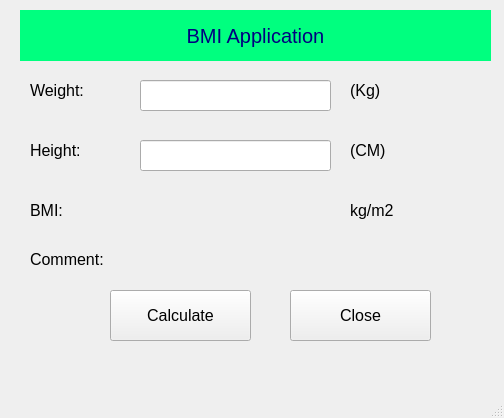
<?xml version="1.0" encoding="UTF-8"?>
<ui version="4.0">
 <class>MainWindow</class>
 <widget class="QMainWindow" name="MainWindow">
  <property name="geometry">
   <rect>
    <x>0</x>
    <y>0</y>
    <width>504</width>
    <height>418</height>
   </rect>
  </property>
  <property name="windowTitle">
   <string>Vinh Ho</string>
  </property>
  <widget class="QWidget" name="centralwidget">
   <widget class="QLabel" name="label">
    <property name="geometry">
     <rect>
      <x>20</x>
      <y>10</y>
      <width>471</width>
      <height>51</height>
     </rect>
    </property>
    <property name="font">
     <font>
      <pointsize>15</pointsize>
     </font>
    </property>
    <property name="styleSheet">
     <string notr="true">background-color: rgb(0, 255, 127);
color: rgb(0, 0, 127);</string>
    </property>
    <property name="text">
     <string>BMI Application</string>
    </property>
    <property name="alignment">
     <set>Qt::AlignCenter</set>
    </property>
   </widget>
   <widget class="QLabel" name="label_2">
    <property name="geometry">
     <rect>
      <x>30</x>
      <y>70</y>
      <width>81</width>
      <height>41</height>
     </rect>
    </property>
    <property name="font">
     <font>
      <pointsize>12</pointsize>
     </font>
    </property>
    <property name="text">
     <string>Weight:</string>
    </property>
   </widget>
   <widget class="QLineEdit" name="lineEditWeight">
    <property name="geometry">
     <rect>
      <x>140</x>
      <y>80</y>
      <width>191</width>
      <height>31</height>
     </rect>
    </property>
    <property name="font">
     <font>
      <pointsize>12</pointsize>
     </font>
    </property>
    <property name="text">
     <string/>
    </property>
   </widget>
   <widget class="QLabel" name="label_3">
    <property name="geometry">
     <rect>
      <x>350</x>
      <y>70</y>
      <width>81</width>
      <height>41</height>
     </rect>
    </property>
    <property name="font">
     <font>
      <pointsize>12</pointsize>
     </font>
    </property>
    <property name="text">
     <string>(Kg)</string>
    </property>
   </widget>
   <widget class="QLabel" name="label_4">
    <property name="geometry">
     <rect>
      <x>350</x>
      <y>130</y>
      <width>81</width>
      <height>41</height>
     </rect>
    </property>
    <property name="font">
     <font>
      <pointsize>12</pointsize>
     </font>
    </property>
    <property name="text">
     <string>(CM)</string>
    </property>
   </widget>
   <widget class="QLineEdit" name="lineEditHeight">
    <property name="geometry">
     <rect>
      <x>140</x>
      <y>140</y>
      <width>191</width>
      <height>31</height>
     </rect>
    </property>
    <property name="font">
     <font>
      <pointsize>12</pointsize>
     </font>
    </property>
    <property name="text">
     <string/>
    </property>
   </widget>
   <widget class="QLabel" name="label_5">
    <property name="geometry">
     <rect>
      <x>30</x>
      <y>130</y>
      <width>81</width>
      <height>41</height>
     </rect>
    </property>
    <property name="font">
     <font>
      <pointsize>12</pointsize>
     </font>
    </property>
    <property name="text">
     <string>Height:</string>
    </property>
   </widget>
   <widget class="QPushButton" name="pushButtonCalculate">
    <property name="geometry">
     <rect>
      <x>110</x>
      <y>290</y>
      <width>141</width>
      <height>51</height>
     </rect>
    </property>
    <property name="font">
     <font>
      <pointsize>12</pointsize>
     </font>
    </property>
    <property name="text">
     <string>Calculate</string>
    </property>
    <property name="icon">
     <iconset>
      <normaloff>images/ic_calculate.png</normaloff>images/ic_calculate.png</iconset>
    </property>
    <property name="iconSize">
     <size>
      <width>32</width>
      <height>32</height>
     </size>
    </property>
   </widget>
   <widget class="QPushButton" name="pushButtonClose">
    <property name="geometry">
     <rect>
      <x>290</x>
      <y>290</y>
      <width>141</width>
      <height>51</height>
     </rect>
    </property>
    <property name="font">
     <font>
      <pointsize>12</pointsize>
     </font>
    </property>
    <property name="text">
     <string>Close</string>
    </property>
    <property name="icon">
     <iconset>
      <normaloff>images/ic_close.png</normaloff>images/ic_close.png</iconset>
    </property>
    <property name="iconSize">
     <size>
      <width>32</width>
      <height>32</height>
     </size>
    </property>
   </widget>
   <widget class="QLabel" name="label_6">
    <property name="geometry">
     <rect>
      <x>30</x>
      <y>190</y>
      <width>81</width>
      <height>41</height>
     </rect>
    </property>
    <property name="font">
     <font>
      <pointsize>12</pointsize>
     </font>
    </property>
    <property name="text">
     <string>BMI:</string>
    </property>
   </widget>
   <widget class="QLabel" name="label_7">
    <property name="geometry">
     <rect>
      <x>30</x>
      <y>239</y>
      <width>91</width>
      <height>41</height>
     </rect>
    </property>
    <property name="font">
     <font>
      <pointsize>12</pointsize>
     </font>
    </property>
    <property name="text">
     <string>Comment:</string>
    </property>
   </widget>
   <widget class="QLabel" name="labelComment">
    <property name="geometry">
     <rect>
      <x>140</x>
      <y>240</y>
      <width>281</width>
      <height>41</height>
     </rect>
    </property>
    <property name="palette">
     <palette>
      <active>
       <colorrole role="WindowText">
        <brush brushstyle="SolidPattern">
         <color alpha="255">
          <red>255</red>
          <green>0</green>
          <blue>0</blue>
         </color>
        </brush>
       </colorrole>
       <colorrole role="Button">
        <brush brushstyle="SolidPattern">
         <color alpha="255">
          <red>255</red>
          <green>0</green>
          <blue>0</blue>
         </color>
        </brush>
       </colorrole>
       <colorrole role="Light">
        <brush brushstyle="SolidPattern">
         <color alpha="255">
          <red>255</red>
          <green>127</green>
          <blue>127</blue>
         </color>
        </brush>
       </colorrole>
       <colorrole role="Midlight">
        <brush brushstyle="SolidPattern">
         <color alpha="255">
          <red>255</red>
          <green>63</green>
          <blue>63</blue>
         </color>
        </brush>
       </colorrole>
       <colorrole role="Dark">
        <brush brushstyle="SolidPattern">
         <color alpha="255">
          <red>127</red>
          <green>0</green>
          <blue>0</blue>
         </color>
        </brush>
       </colorrole>
       <colorrole role="Mid">
        <brush brushstyle="SolidPattern">
         <color alpha="255">
          <red>170</red>
          <green>0</green>
          <blue>0</blue>
         </color>
        </brush>
       </colorrole>
       <colorrole role="Text">
        <brush brushstyle="SolidPattern">
         <color alpha="255">
          <red>255</red>
          <green>0</green>
          <blue>0</blue>
         </color>
        </brush>
       </colorrole>
       <colorrole role="BrightText">
        <brush brushstyle="SolidPattern">
         <color alpha="255">
          <red>255</red>
          <green>255</green>
          <blue>255</blue>
         </color>
        </brush>
       </colorrole>
       <colorrole role="ButtonText">
        <brush brushstyle="SolidPattern">
         <color alpha="255">
          <red>255</red>
          <green>0</green>
          <blue>0</blue>
         </color>
        </brush>
       </colorrole>
       <colorrole role="Base">
        <brush brushstyle="SolidPattern">
         <color alpha="255">
          <red>255</red>
          <green>255</green>
          <blue>255</blue>
         </color>
        </brush>
       </colorrole>
       <colorrole role="Window">
        <brush brushstyle="SolidPattern">
         <color alpha="255">
          <red>255</red>
          <green>0</green>
          <blue>0</blue>
         </color>
        </brush>
       </colorrole>
       <colorrole role="Shadow">
        <brush brushstyle="SolidPattern">
         <color alpha="255">
          <red>0</red>
          <green>0</green>
          <blue>0</blue>
         </color>
        </brush>
       </colorrole>
       <colorrole role="AlternateBase">
        <brush brushstyle="SolidPattern">
         <color alpha="255">
          <red>255</red>
          <green>127</green>
          <blue>127</blue>
         </color>
        </brush>
       </colorrole>
       <colorrole role="ToolTipBase">
        <brush brushstyle="SolidPattern">
         <color alpha="255">
          <red>255</red>
          <green>255</green>
          <blue>220</blue>
         </color>
        </brush>
       </colorrole>
       <colorrole role="ToolTipText">
        <brush brushstyle="SolidPattern">
         <color alpha="255">
          <red>0</red>
          <green>0</green>
          <blue>0</blue>
         </color>
        </brush>
       </colorrole>
      </active>
      <inactive>
       <colorrole role="WindowText">
        <brush brushstyle="SolidPattern">
         <color alpha="255">
          <red>255</red>
          <green>0</green>
          <blue>0</blue>
         </color>
        </brush>
       </colorrole>
       <colorrole role="Button">
        <brush brushstyle="SolidPattern">
         <color alpha="255">
          <red>255</red>
          <green>0</green>
          <blue>0</blue>
         </color>
        </brush>
       </colorrole>
       <colorrole role="Light">
        <brush brushstyle="SolidPattern">
         <color alpha="255">
          <red>255</red>
          <green>127</green>
          <blue>127</blue>
         </color>
        </brush>
       </colorrole>
       <colorrole role="Midlight">
        <brush brushstyle="SolidPattern">
         <color alpha="255">
          <red>255</red>
          <green>63</green>
          <blue>63</blue>
         </color>
        </brush>
       </colorrole>
       <colorrole role="Dark">
        <brush brushstyle="SolidPattern">
         <color alpha="255">
          <red>127</red>
          <green>0</green>
          <blue>0</blue>
         </color>
        </brush>
       </colorrole>
       <colorrole role="Mid">
        <brush brushstyle="SolidPattern">
         <color alpha="255">
          <red>170</red>
          <green>0</green>
          <blue>0</blue>
         </color>
        </brush>
       </colorrole>
       <colorrole role="Text">
        <brush brushstyle="SolidPattern">
         <color alpha="255">
          <red>255</red>
          <green>0</green>
          <blue>0</blue>
         </color>
        </brush>
       </colorrole>
       <colorrole role="BrightText">
        <brush brushstyle="SolidPattern">
         <color alpha="255">
          <red>255</red>
          <green>255</green>
          <blue>255</blue>
         </color>
        </brush>
       </colorrole>
       <colorrole role="ButtonText">
        <brush brushstyle="SolidPattern">
         <color alpha="255">
          <red>255</red>
          <green>0</green>
          <blue>0</blue>
         </color>
        </brush>
       </colorrole>
       <colorrole role="Base">
        <brush brushstyle="SolidPattern">
         <color alpha="255">
          <red>255</red>
          <green>255</green>
          <blue>255</blue>
         </color>
        </brush>
       </colorrole>
       <colorrole role="Window">
        <brush brushstyle="SolidPattern">
         <color alpha="255">
          <red>255</red>
          <green>0</green>
          <blue>0</blue>
         </color>
        </brush>
       </colorrole>
       <colorrole role="Shadow">
        <brush brushstyle="SolidPattern">
         <color alpha="255">
          <red>0</red>
          <green>0</green>
          <blue>0</blue>
         </color>
        </brush>
       </colorrole>
       <colorrole role="AlternateBase">
        <brush brushstyle="SolidPattern">
         <color alpha="255">
          <red>255</red>
          <green>127</green>
          <blue>127</blue>
         </color>
        </brush>
       </colorrole>
       <colorrole role="ToolTipBase">
        <brush brushstyle="SolidPattern">
         <color alpha="255">
          <red>255</red>
          <green>255</green>
          <blue>220</blue>
         </color>
        </brush>
       </colorrole>
       <colorrole role="ToolTipText">
        <brush brushstyle="SolidPattern">
         <color alpha="255">
          <red>0</red>
          <green>0</green>
          <blue>0</blue>
         </color>
        </brush>
       </colorrole>
      </inactive>
      <disabled>
       <colorrole role="WindowText">
        <brush brushstyle="SolidPattern">
         <color alpha="255">
          <red>255</red>
          <green>0</green>
          <blue>0</blue>
         </color>
        </brush>
       </colorrole>
       <colorrole role="Button">
        <brush brushstyle="SolidPattern">
         <color alpha="255">
          <red>255</red>
          <green>0</green>
          <blue>0</blue>
         </color>
        </brush>
       </colorrole>
       <colorrole role="Light">
        <brush brushstyle="SolidPattern">
         <color alpha="255">
          <red>255</red>
          <green>127</green>
          <blue>127</blue>
         </color>
        </brush>
       </colorrole>
       <colorrole role="Midlight">
        <brush brushstyle="SolidPattern">
         <color alpha="255">
          <red>255</red>
          <green>63</green>
          <blue>63</blue>
         </color>
        </brush>
       </colorrole>
       <colorrole role="Dark">
        <brush brushstyle="SolidPattern">
         <color alpha="255">
          <red>127</red>
          <green>0</green>
          <blue>0</blue>
         </color>
        </brush>
       </colorrole>
       <colorrole role="Mid">
        <brush brushstyle="SolidPattern">
         <color alpha="255">
          <red>170</red>
          <green>0</green>
          <blue>0</blue>
         </color>
        </brush>
       </colorrole>
       <colorrole role="Text">
        <brush brushstyle="SolidPattern">
         <color alpha="255">
          <red>255</red>
          <green>0</green>
          <blue>0</blue>
         </color>
        </brush>
       </colorrole>
       <colorrole role="BrightText">
        <brush brushstyle="SolidPattern">
         <color alpha="255">
          <red>255</red>
          <green>255</green>
          <blue>255</blue>
         </color>
        </brush>
       </colorrole>
       <colorrole role="ButtonText">
        <brush brushstyle="SolidPattern">
         <color alpha="255">
          <red>255</red>
          <green>0</green>
          <blue>0</blue>
         </color>
        </brush>
       </colorrole>
       <colorrole role="Base">
        <brush brushstyle="SolidPattern">
         <color alpha="255">
          <red>255</red>
          <green>0</green>
          <blue>0</blue>
         </color>
        </brush>
       </colorrole>
       <colorrole role="Window">
        <brush brushstyle="SolidPattern">
         <color alpha="255">
          <red>255</red>
          <green>0</green>
          <blue>0</blue>
         </color>
        </brush>
       </colorrole>
       <colorrole role="Shadow">
        <brush brushstyle="SolidPattern">
         <color alpha="255">
          <red>0</red>
          <green>0</green>
          <blue>0</blue>
         </color>
        </brush>
       </colorrole>
       <colorrole role="AlternateBase">
        <brush brushstyle="SolidPattern">
         <color alpha="255">
          <red>255</red>
          <green>0</green>
          <blue>0</blue>
         </color>
        </brush>
       </colorrole>
       <colorrole role="ToolTipBase">
        <brush brushstyle="SolidPattern">
         <color alpha="255">
          <red>255</red>
          <green>255</green>
          <blue>220</blue>
         </color>
        </brush>
       </colorrole>
       <colorrole role="ToolTipText">
        <brush brushstyle="SolidPattern">
         <color alpha="255">
          <red>0</red>
          <green>0</green>
          <blue>0</blue>
         </color>
        </brush>
       </colorrole>
      </disabled>
     </palette>
    </property>
    <property name="font">
     <font>
      <pointsize>12</pointsize>
     </font>
    </property>
    <property name="styleSheet">
     <string notr="true">color: rgb(255, 0, 0);</string>
    </property>
    <property name="text">
     <string/>
    </property>
   </widget>
   <widget class="QLabel" name="labelBMI">
    <property name="geometry">
     <rect>
      <x>140</x>
      <y>190</y>
      <width>191</width>
      <height>41</height>
     </rect>
    </property>
    <property name="font">
     <font>
      <pointsize>12</pointsize>
     </font>
    </property>
    <property name="styleSheet">
     <string notr="true">color: rgb(0, 0, 255);</string>
    </property>
    <property name="text">
     <string/>
    </property>
   </widget>
   <widget class="QLabel" name="label_10">
    <property name="geometry">
     <rect>
      <x>350</x>
      <y>190</y>
      <width>81</width>
      <height>41</height>
     </rect>
    </property>
    <property name="font">
     <font>
      <pointsize>12</pointsize>
     </font>
    </property>
    <property name="text">
     <string>&lt;!DOCTYPE HTML PUBLIC &quot;-//W3C//DTD HTML 4.0//EN&quot; &quot;http://www.w3.org/TR/REC-html40/strict.dtd&quot;&gt;
&lt;html&gt;&lt;head&gt;&lt;meta name=&quot;qrichtext&quot; content=&quot;1&quot; /&gt;&lt;style type=&quot;text/css&quot;&gt;
p, li { white-space: pre-wrap; }
&lt;/style&gt;&lt;/head&gt;&lt;body style=&quot; font-family:'MS Shell Dlg 2'; font-size:12pt; font-weight:400; font-style:normal;&quot;&gt;
&lt;p style=&quot; margin-top:12px; margin-bottom:12px; margin-left:0px; margin-right:0px; -qt-block-indent:0; text-indent:0px;&quot;&gt;kg/m2&lt;/p&gt;&lt;/body&gt;&lt;/html&gt;</string>
    </property>
   </widget>
  </widget>
  <widget class="QMenuBar" name="menubar">
   <property name="geometry">
    <rect>
     <x>0</x>
     <y>0</y>
     <width>504</width>
     <height>26</height>
    </rect>
   </property>
  </widget>
  <widget class="QStatusBar" name="statusbar"/>
 </widget>
 <resources/>
 <connections>
  <connection>
   <sender>pushButtonClose</sender>
   <signal>clicked()</signal>
   <receiver>MainWindow</receiver>
   <slot>close()</slot>
   <hints>
    <hint type="sourcelabel">
     <x>360</x>
     <y>341</y>
    </hint>
    <hint type="destinationlabel">
     <x>253</x>
     <y>202</y>
    </hint>
   </hints>
  </connection>
 </connections>
</ui>
